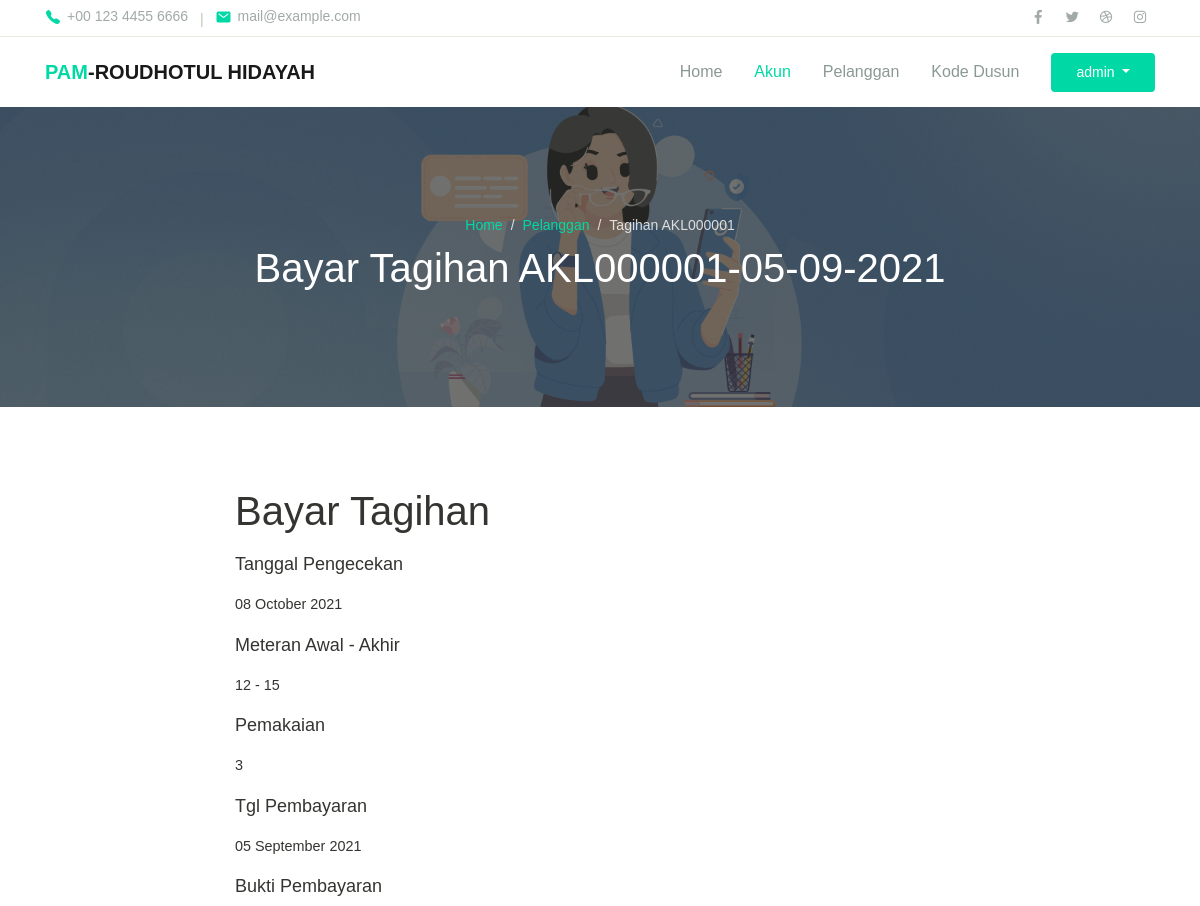
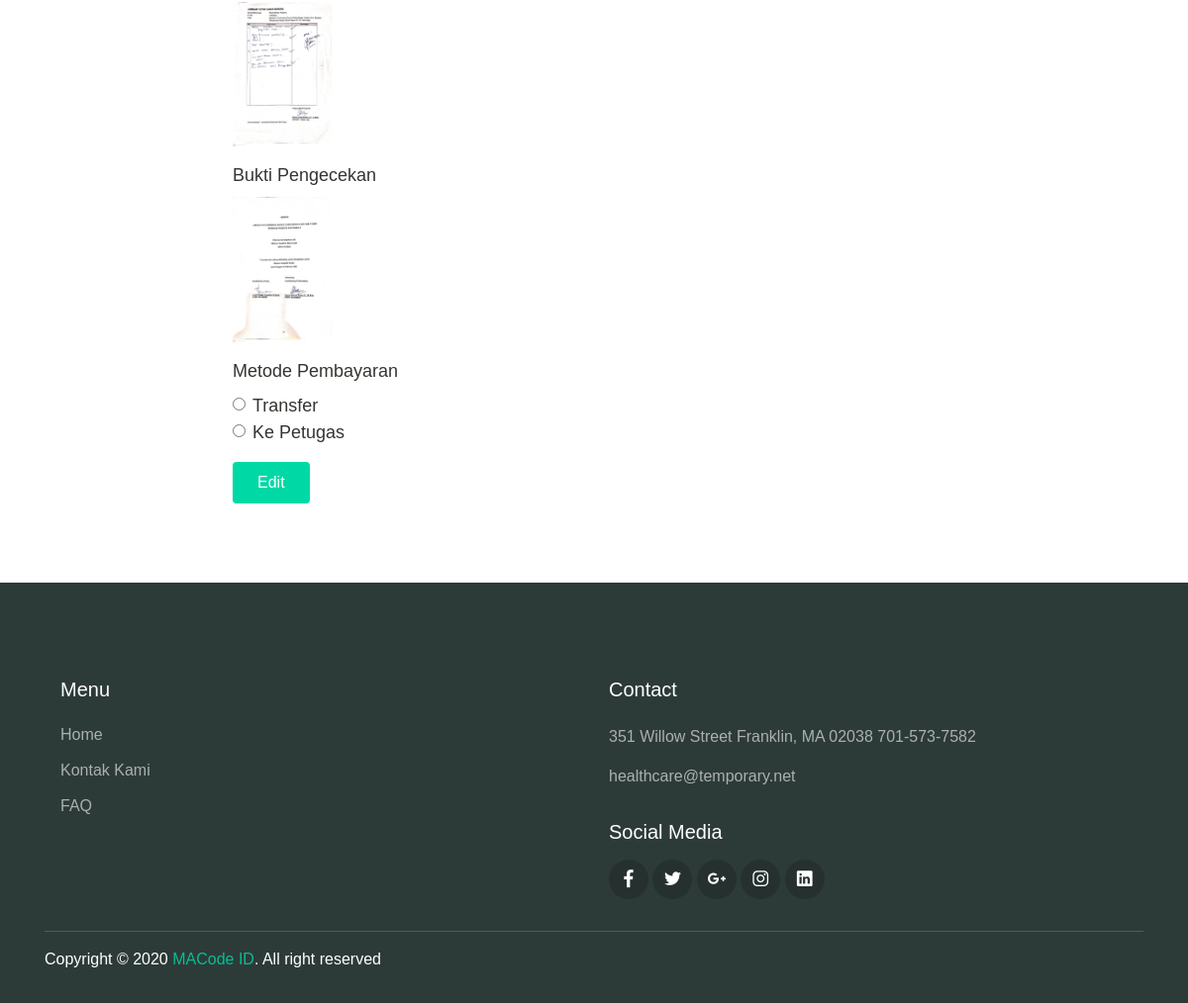
/admin/pelanggan_tagihan_konfirmasi.php?id=1&id_tagihan=3 (signed in), run on the app's committed database (2 pictures, top to bottom).
### tables this page shows
CREATE TABLE `user` (
  `id` int(11) NOT NULL,
  `nama` varchar(255) NOT NULL,
  `username` varchar(255) NOT NULL,
  `password` varchar(255) NOT NULL
);

CREATE TABLE `pelanggan` (
  `id` int(10) NOT NULL,
  `id_pelanggan` varchar(10) NOT NULL,
  `nama` char(40) NOT NULL,
  `dusun` int(4) NOT NULL,
  `rt` int(3) NOT NULL,
  `rw` int(3) NOT NULL,
  `no_rumah` int(4) NOT NULL,
  `no_hp` varchar(13) NOT NULL,
  `level` varchar(20) NOT NULL,
  `code` varchar(10) NOT NULL,
  `qrcode` varchar(500) NOT NULL
);

CREATE TABLE `tagihan` (
  `id` int(10) NOT NULL,
  `id_tagihan` varchar(21) NOT NULL,
  `id_pelanggan` varchar(10) NOT NULL,
  `nama` char(40) NOT NULL,
  `tgl_cek` date NOT NULL,
  `awal` int(3) NOT NULL,
  `akhir` int(3) NOT NULL,
  `pemakaian` int(5) NOT NULL,
  `tagihan` int(7) NOT NULL,
  `status` enum('butuh bayar','butuh konfirmasi','lunas') NOT NULL,
  `metode_bayar` enum('transfer','petugas') DEFAULT NULL,
  `tgl_bayar` timestamp NULL DEFAULT NULL,
  `petugas_verifikasi` varchar(50) DEFAULT NULL,
  `file` varchar(500) DEFAULT NULL,
  `foto_meteran` varchar(500) NOT NULL,
  `create_at` timestamp NOT NULL DEFAULT current_timestamp()
);

### admin/pelanggan_tagihan_konfirmasi.php (the view, shortened to what this page needs)
<?php
    $thisPage = 'akun';
    include '../config/koneksi.php';
    $id_admin = $_SESSION['pamrh_id_admin'];
    $query_admin_login = mysqli_query($koneksi, "SELECT * FROM user WHERE id='$id_admin'");
    $admin_login = mysqli_fetch_assoc($query_admin_login);
    $id_pelanggan = $_GET['id'];
    $id_tagihan = $_GET['id_tagihan'];
    if(isset($_GET['id']) && isset($_GET['id_tagihan']))
    {
        $query_data_pelanggan = mysqli_query($koneksi, "SELECT * FROM pelanggan WHERE id='$id_pelanggan'");
        $data_pelanggan = mysqli_fetch_array($query_data_pelanggan);
        $query_data_tagihan = mysqli_query($koneksi, "SELECT * FROM tagihan WHERE id='$id_tagihan'");
        $data_tagihan = mysqli_fetch_array($query_data_tagihan);
    }
    else {
        header("Location: pelanggan.php");
    }
    include 'layout/header.php';
?>
    <div class="page-banner overlay-dark bg-image" style="background-image: url('../assets/img/gmb-4.png');">
        <div class="banner-section">
            <div class="container text-center wow fadeInUp">
                <nav aria-label="Breadcrumb">
                    <ol class="breadcrumb breadcrumb-dark bg-transparent justify-content-center py-0 mb-2">
                        <li class="breadcrumb-item"><a href="index.php">Home</a></li>
                        <li class="breadcrumb-item"><a href="pelanggan.php">Pelanggan</a></li>
                        <li class="breadcrumb-item active" aria-current="page">Tagihan <?php echo $data_pelanggan['id_pelanggan']; ?></li>
                    </ol>
                </nav>
                <h1 class="font-weight-normal">Bayar Tagihan <?php echo $data_tagihan['id_tagihan']; ?></h1>
            </div>
        </div>
    </div>
    <div class="page-section">
        <div class="container">
            <div class="row justify-content-center">
                <div class="col-8 wow fadeInUp">
                    <h1 class="mb-3">Bayar Tagihan</h1>
                    <div class="text-lg">
                        <form method="POST" enctype="multipart/form-data" action="function/konfirmasi_tagihan.php">
                            <div class="form-group">
                                <label for="exampleInputEmail1">Tanggal Pengecekan</label>
                                <small class="col-12 d-block m-0 p-0 mt-2"><?php echo date('d F Y', strtotime($data_tagihan['tgl_cek'])); ?></small>
                            </div>
                            <div class="form-group">
                                <label for="exampleInputEmail1">Meteran Awal - Akhir</label>
                                <small class="col-12 d-block m-0 p-0 mt-2"><?php echo $data_tagihan['awal'].' - '.$data_tagihan['akhir']; ?></small>
                            </div>
                            <div class="form-group">
                                <label for="exampleInputEmail1">Pemakaian</label>
                                <small class="col-12 d-block m-0 p-0 mt-2"><?php echo $data_tagihan['pemakaian']; ?></small>
                            </div>
                            <div class="form-group">
                                <label for="exampleInputEmail1">Tgl Pembayaran</label>
                                <small class="col-12 d-block m-0 p-0 mt-2"><?php echo date('d F Y', strtotime($data_tagihan['tgl_bayar'])); ?></small>
                            </div>
                            <div class="form-group">
                                <label for="exampleInputPassword1">Bukti Pembayaran</label><br>
                                <a class="example-image-link" href="../assets/img/pembayaran/<?php echo $data_tagihan['file']; ?>" data-lightbox="example-set"><img class="example-image" style="width: 100px" src="../assets/img/pembayaran/<?php echo $data_tagihan['file']; ?>" alt=""/></a>
                            </div>
                            <div class="form-group">
                                <label for="exampleInputPassword1">Bukti Pengecekan</label><br>
                                <a class="example-image-link" href="../assets/img/meteran/<?php echo $data_tagihan['foto_meteran']; ?>" data-lightbox="example-set"><img class="example-image" style="width: 100px" src="../assets/img/meteran/<?php echo $data_tagihan['foto_meteran']; ?>" alt=""/></a>
                            </div>
                            <div class="form-group">
                                <label for="exampleInputPassword1">Metode Pembayaran</label><br>
                                <div class="form-check">
                                    <input class="form-check-input" type="radio" value="transfer" name="metode" id="flexRadioDefault1">
                                    <label class="form-check-label" for="flexRadioDefault1">
                                        Transfer
                                    </label>
                                </div>
                                <div class="form-check">
                                    <input class="form-check-input" type="radio" value="petugas" name="metode" id="flexRadioDefault2">
                                    <label class="form-check-label" for="flexRadioDefault2">
                                        Ke Petugas
                                    </label>
                                </div>
                            </div>
                            <button type="submit" class="btn btn-primary">Edit</button>
                        </form>
                    </div>
                </div>
            </div>
        </div>
    </div>
<?php
include_once('layout/footer.php');
?>

### admin/layout/header.php (shortened to what this page needs)
<!DOCTYPE html>
<html lang="en">
<head>
  <link rel="stylesheet" href="../assets/assets/css/maicons.css">
  <link rel="stylesheet" href="../assets/assets/css/bootstrap.css">
  <link rel="stylesheet" href="../assets/assets/vendor/owl-carousel/css/owl.carousel.css">
  <link rel="stylesheet" href="../assets/assets/vendor/animate/animate.css">
  <link rel="stylesheet" href="../assets/assets/css/theme.css">
  <link rel="stylesheet" href="https://cdn.jsdelivr.net/npm/sweetalert2@11.1.4/dist/sweetalert2.min.css">
  <link rel="stylesheet" href="https://cdn.datatables.net/1.11.0/css/dataTables.bootstrap4.min.css">
  <link rel="stylesheet" href="../assets/assets/vendor/lightbox2/dist/css/lightbox.min.css">
</head>
<body>
  <header>
    <div class="topbar">
      <div class="container">
        <div class="row">
          <div class="col-sm-8 text-sm">
            <div class="site-info">
              <a href="#"><span class="mai-call text-primary"></span> +00 123 4455 6666</a>
              <span class="divider">|</span>
              <a href="#"><span class="mai-mail text-primary"></span> mail@example.com</a>
            </div>
          </div>
          <div class="col-sm-4 text-right text-sm">
            <div class="social-mini-button">
              <a href="#"><span class="mai-logo-facebook-f"></span></a>
              <a href="#"><span class="mai-logo-twitter"></span></a>
              <a href="#"><span class="mai-logo-dribbble"></span></a>
              <a href="#"><span class="mai-logo-instagram"></span></a>
            </div>
          </div>
        </div>
      </div>
    </div>
    <nav class="navbar navbar-expand-lg navbar-light shadow-sm">
      <div class="container">
        <a class="navbar-brand" href="#"><span class="text-primary">PAM</span>-ROUDHOTUL HIDAYAH</a>
        <div class="collapse navbar-collapse" id="navbarSupport">
          <ul class="navbar-nav ml-auto">
            <li class="nav-item <?php if($thisPage == 'home') echo 'active'; ?>">
              <a class="nav-link" href="index.php">Home</a>
            </li>
            <li class="nav-item <?php if($thisPage == 'akun') echo 'active'; ?>">
              <a class="nav-link" href="akun.php">Akun</a>
            </li>
            <li class="nav-item <?php if($thisPage == 'pelanggan') echo 'active'; ?>">
              <a class="nav-link" href="pelanggan.php">Pelanggan</a>
            </li>
            <li class="nav-item <?php if($thisPage == 'dusun') echo 'active'; ?>">
              <a class="nav-link" href="dusun.php">Kode Dusun</a>
            </li>
            <li class="nav-item">
              <div class="dropdown">
                <button class="btn btn btn-primary ml-lg-3 dropdown-toggle" type="button" id="dropdownMenuButton" data-toggle="dropdown" aria-haspopup="true" aria-expanded="false">
                  <?php echo $admin_login['nama']; ?>
                </button>
              </div>
            </li>
          </ul>
        </div>
      </div>
    </nav>
  </header>

### assets/assets/css/theme.css (style rules this page uses)
:root { --primary: #00D9A5; --accent: #FF3D85; --secondary: #4E5AFE; --warning: #EED818; --info: #05B4E1; --danger: #FF4943; --success: #96C93D; --dark: #343531; --light: #F5F9F6; --cs: #596261; --grey: #6E807A; }
body { font-family: "Source Sans Pro", sans-serif; line-height: 1.5; color: #343531; }
a { color: #07be94; text-decoration: none; background-color: transparent; }
.text-sm { font-size: 14px !important; }
.text-lg { font-size: 18px !important; }
.text-primary { color: #00D9A5 !important; }
.btn-primary { color: #fff; background-color: #00D9A5; border-color: transparent; }
.topbar { border-bottom: 1px solid #E8EEE4; }
.topbar .row { align-items: center; min-height: 36px; }
.topbar .site-info a { display: inline-flex; align-items: center; color: #A1AAA7; }
.topbar .site-info a span { font-size: 16px; margin-right: 6px; }
.topbar .site-info .divider { margin-left: 8px; margin-right: 8px; color: #BEC8B8; }
.topbar .social-mini-button a { display: inline-block; padding: 4px 8px; color: #A1AAA7; }
.btn { padding: 8px 24px; }
.breadcrumb { background-color: #f8f9fa; }
.breadcrumb-dark .breadcrumb-item a { color: #00D9A5; }
.breadcrumb-dark .breadcrumb-item + .breadcrumb-item::before { display: inline-block; padding-right: 0.5rem; color: rgba(255, 255, 255, 0.8); content: "/"; }
.breadcrumb-dark .breadcrumb-item.active { color: rgba(255, 255, 255, 0.8); }
.navbar { min-height: 70px; }
.navbar-brand { font-weight: 600; padding-top: 10px; padding-bottom: 10px; }
.navbar-nav { margin-top: 10px; border-top: 1px solid #E8EEE4; flex-shrink: 0; }
.navbar-nav .nav-link { transition: all .2s ease; }
.navbar-nav .btn { font-size: 14px; }
.navbar-light .navbar-nav .nav-link { color: rgba(110, 128, 122, 0.8); }
.navbar-light .navbar-nav .show > .nav-link, .navbar-light .navbar-nav .active > .nav-link, .navbar-light .navbar-nav .nav-link.show, .navbar-light .navbar-nav .nav-link.active { font-weight: 500; color: #00D9A5; }
@media (min-width: 992px) { .navbar-expand-lg .navbar-nav { margin-top: 0; border-top: none; } }
@media (min-width: 992px) { .navbar-expand-lg .navbar-nav .nav-link { padding-right: 16px; padding-left: 16px; } }
@media (min-width: 992px) { .navbar-expand-lg .navbar-nav { align-items: center; } }
.bg-image { position: relative; background-position: center center; background-size: cover; background-repeat: no-repeat; }
.bg-image > * { position: relative; z-index: 10; }
.page-section { position: relative; padding-top: 80px; padding-bottom: 80px; overflow: hidden; }
.page-banner { position: relative; height: 300px; z-index: 10; }
.page-hero.overlay-dark::before, .page-banner.overlay-dark::before { content: ""; position: absolute; top: 0; left: 0; width: 100%; height: 100%; background: rgba(52, 53, 49, 0.7); z-index: 1; }
.page-banner .breadcrumb-item, .page-banner .breadcrumb-item a { font-size: 14px; }
.hero-section, .banner-section { position: relative; display: -ms-flexbox; display: flex; -ms-flex-align: center; align-items: center; -ms-flex-pack: center; justify-content: center; height: 100%; color: #ffffff; z-index: 10; }

### data on the page
user: nama "admin"
pelanggan: id_pelanggan "AKL000001"
tagihan: id_tagihan "AKL000001-05-09-2021", tgl_cek "08 October 2021", awal "12", akhir "15", pemakaian "3", tgl_bayar "05 September 2021", file (picture), foto_meteran (picture)
